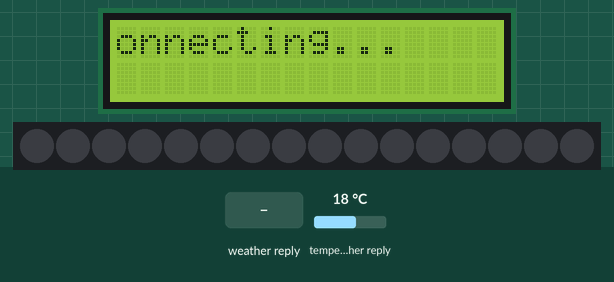
This sketch was run on a simulated ESP8266 (NodeMCU). Parts: 16×2 character LCD, 16 RGB LEDs in strip order, left to right. The inputs (shaded band) are chosen by the test bench; at power-on: temperature in the weather reply 18 °C. WiFi joins after 1.5 s; servers stay silent unless stated; web services answer with replies made up by the test bench; what the sketch prints to the serial monitor is not drawn.

Above: at 1.8 s.
At 4.4 s:
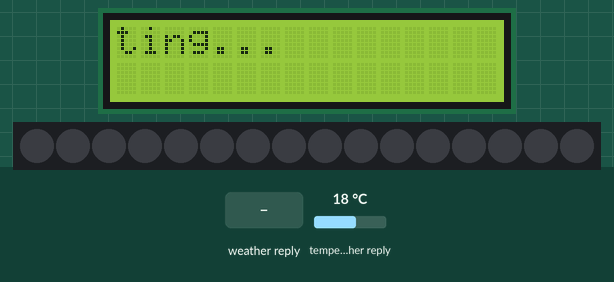
4.5 s: temperature in the weather reply set to 41 °C
At 15.83 s:
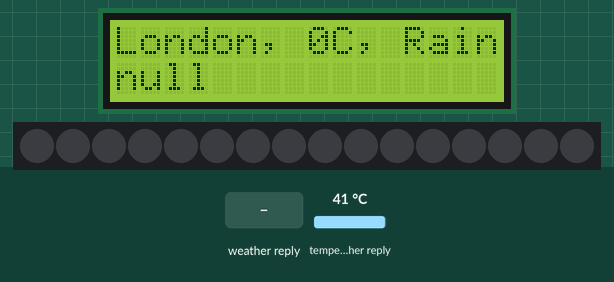

The sketch:

fetchWeather.ino
```cpp
// Needed materials: ESP32, NeoPixel Ring, Led Display
#include <WiFiClientSecure.h>
#include <LiquidCrystal_PCF8574.h>
#include <Wire.h>
#include <ArduinoJson.h>
#include <NeoPixelBus.h>

#define colorSaturation 128

const uint16_t PixelCount = 16; // make sure to set this to the number of pixels in your strip
const uint8_t PixelPin = 25;  // make sure to set this to the correct pin, ignored for Esp8266

NeoPixelBus<NeoGrbFeature, Neo800KbpsMethod> strip(PixelCount, PixelPin);

RgbColor red(colorSaturation, 0, 0);
RgbColor green(0, colorSaturation, 0);
RgbColor blue(0, 0, colorSaturation);
RgbColor white(colorSaturation);
RgbColor black(0);
RgbColor grey(colorSaturation/2, colorSaturation/2, colorSaturation/2);
RgbColor yellow(colorSaturation, colorSaturation, 0);
RgbColor orange = RgbColor(255, 140, 0);

HslColor hslRed(red);
HslColor hslGreen(green);
HslColor hslBlue(blue);
HslColor hslWhite(white);
HslColor hslBlack(black);
HslColor hslGrey(grey);
HslColor hslYellow(yellow);
HslColor hslOrange(orange);

unsigned long previousTime = 0;
unsigned long interval = 15000;

LiquidCrystal_PCF8574 lcd(0x27); // s

const char* ssid     = "A1_A240A4";     // your network SSID (name of wifi network)
const char* password = "caa2ec52"; // your network password

const char*  server = "www.weatherapi.com";  // Server URL


const char* test_root_ca= \
     "-----BEGIN CERTIFICATE-----\n" \
     "MIIDSjCCAjKgAwIBAgIQRK+wgNajJ7qJMDmGLvhAazANBgkqhkiG9w0BAQUFADA/\n" \
     "MSQwIgYDVQQKExtEaWdpdGFsIFNpZ25hdHVyZSBUcnVzdCBDby4xFzAVBgNVBAMT\n" \
     "DkRTVCBSb290IENBIFgzMB4XDTAwMDkzMDIxMTIxOVoXDTIxMDkzMDE0MDExNVow\n" \
     "PzEkMCIGA1UEChMbRGlnaXRhbCBTaWduYXR1cmUgVHJ1c3QgQ28uMRcwFQYDVQQD\n" \
     "Ew5EU1QgUm9vdCBDQSBYMzCCASIwDQYJKoZIhvcNAQEBBQADggEPADCCAQoCggEB\n" \
     "AN+v6ZdQCINXtMxiZfaQguzH0yxrMMpb7NnDfcdAwRgUi+DoM3ZJKuM/IUmTrE4O\n" \
     "rz5Iy2Xu/NMhD2XSKtkyj4zl93ewEnu1lcCJo6m67XMuegwGMoOifooUMM0RoOEq\n" \
     "OLl5CjH9UL2AZd+3UWODyOKIYepLYYHsUmu5ouJLGiifSKOeDNoJjj4XLh7dIN9b\n" \
     "xiqKqy69cK3FCxolkHRyxXtqqzTWMIn/5WgTe1QLyNau7Fqckh49ZLOMxt+/yUFw\n" \
     "7BZy1SbsOFU5Q9D8/RhcQPGX69Wam40dutolucbY38EVAjqr2m7xPi71XAicPNaD\n" \
     "aeQQmxkqtilX4+U9m5/wAl0CAwEAAaNCMEAwDwYDVR0TAQH/BAUwAwEB/zAOBgNV\n" \
     "HQ8BAf8EBAMCAQYwHQYDVR0OBBYEFMSnsaR7LHH62+FLkHX/xBVghYkQMA0GCSqG\n" \
     "SIb3DQEBBQUAA4IBAQCjGiybFwBcqR7uKGY3Or+Dxz9LwwmglSBd49lZRNI+DT69\n" \
     "ikugdB/OEIKcdBodfpga3csTS7MgROSR6cz8faXbauX+5v3gTt23ADq1cEmv8uXr\n" \
     "AvHRAosZy5Q6XkjEGB5YGV8eAlrwDPGxrancWYaLbumR9YbK+rlmM6pZW87ipxZz\n" \
     "R8srzJmwN0jP41ZL9c8PDHIyh8bwRLtTcm1D9SZImlJnt1ir/md2cXjbDaJWFBM5\n" \
     "JDGFoqgCWjBH4d1QB7wCCZAA62RjYJsWvIjJEubSfZGL+T0yjWW06XyxV3bqxbYo\n" \
     "Ob8VZRzI9neWagqNdwvYkQsEjgfbKbYK7p2CNTUQ\n" \
     "-----END CERTIFICATE-----\n";


const size_t JSON_BUFFER_SIZE = 50000;
DynamicJsonDocument jsonDoc(JSON_BUFFER_SIZE);


WiFiClientSecure client;

void setup() {
   int error;
  //Initialize serial and wait for port to open:
  Serial.begin(9600);
  delay(100);

  Wire.begin(21, 22);
  Wire.beginTransmission(0x27);
  Serial.print("heslsl");
  error = Wire.endTransmission();

  if (error == 0) {
    Serial.println(": LCD found.");
    lcd.begin(16, 2);

    lcd.setBacklight(255);
    lcd.home();
    lcd.clear();
  }

  delay(500);

  WiFi.begin(ssid, password);

  int i = 0;
  // attempt to connect to Wifi network:
  while (WiFi.status() != WL_CONNECTED) {

     lcd.clear();
     lcd.print("Connecting... " + i);
     i++;
    // wait 1 second for re-trying
    delay(1000);
  }

  delay(500);

  client.setCACert(test_root_ca);

   strip.Begin();
   strip.Show();
}

void loop() {
  unsigned long currentTime = millis();


  // Check if the interval has elapsed
  if (currentTime - previousTime >= interval) {
    previousTime = currentTime;  // Update the previous time

    Serial.println("\nStarting connection to server...");
    if (!client.connect(server, 443))
      Serial.println("Connection failed!");
    else {
      Serial.println("Connected to server!");
      // Make a HTTP request:
      client.println("GET http://api.weatherapi.com/v1/forecast.json?key=ab7b5be92d54447689f174645231406&q=Sofia&days=1&aqi=no&alerts=no HTTP/1.1");
      client.println("Host: www.weatherapi.com");
      client.println("Connection: close");
      client.println();

      char c;
      bool shouldRead = false;
      String payload = "";
      // Read and print the response
      while (client.connected() || client.available()) {
        if (client.available()) {
          c = client.read();

          if (c == '{') {
            shouldRead = true;
          }

          if (payload.indexOf("astro") > 0) {
            break;
          }

          if (shouldRead) {
            payload += c;
          }
        }
      }

      payload.remove(payload.length() - 7, 7);
      payload += "}]}}";
      Serial.println(payload);


      DeserializationError error = deserializeJson(jsonDoc, payload);
          if (error) {
            Serial.print("Error parsing JSON: ");
            Serial.println(error.c_str());
          }

      String location = jsonDoc["location"]["name"];
      int temp = jsonDoc["current"]["temp_c"];
      String condition = jsonDoc["current"]["condition"]["text"];
      int cloudPercentage = jsonDoc["current"]["cloud"];
      int rainPercentage = jsonDoc["forecast"]["forecastday"][0]["day"]["daily_chance_of_rain"];

      strip.ClearTo(RgbColor(0));
      if ((condition.indexOf("rain") >= 0) || (condition.indexOf("Rain") >= 0) || (condition.indexOf("drizzle") >= 0)) {
          int endPixelIndex = (int) (16 * (rainPercentage / 100.0));

          for (int i = 0; i < endPixelIndex; i++) {
            strip.SetPixelColor(i, blue);
          }

          strip.Show();
      }

      if ((condition.indexOf("loudy") >= 0) || (condition.indexOf("Fog") >= 0) || (condition.indexOf("Mist") >= 0)) {
          int endPixelIndex = (int) (16 * (cloudPercentage / 100.0));

          for (int i = 0; i < endPixelIndex; i++) {
            strip.SetPixelColor(i, hslGrey);
          }

          strip.Show();
      }

      if ((condition.indexOf("Sunny") >= 0)) {
          int endPixelIndex = 16;

          RgbColor decidedColor;
          temp = 32;
          if (temp < 27) {
            decidedColor = yellow;
          }
          else if (temp < 36) {
            decidedColor = orange;
          }
          else if (temp >= 36) {
            decidedColor = red;
          }

          for (int i = 0; i < endPixelIndex; i++) {
            strip.SetPixelColor(i, decidedColor);
          }

          strip.Show();
      }
      lcd.clear();
      lcd.print(location);
      lcd.print(", ");
      lcd.print(temp);
      lcd.print("C, Rain:");
      lcd.print(rainPercentage);
      lcd.print("%");
      lcd.print(", Cloud:");
      lcd.print(cloudPercentage);
      lcd.print("%");
      lcd.setCursor(0, 1);
      lcd.print(condition);
      // Disconnect from the server
      client.stop();
  }
  }

  static int scrollPos = 0;

  lcd.scrollDisplayLeft();
  scrollPos++;

  if (scrollPos >= 16) {
    lcd.setCursor(16, 1); // Set the cursor to the end of the second row
    lcd.print(" "); // Clear the last character
    lcd.scrollDisplayRight(); // Scroll back to the starting position
    scrollPos = 0; // Reset the scrolling position
  }

  delay(250);
}
```

Measured:
- what the display in image 0 shows lasts 1.5 s, from 1.7 s to 3.2 s
